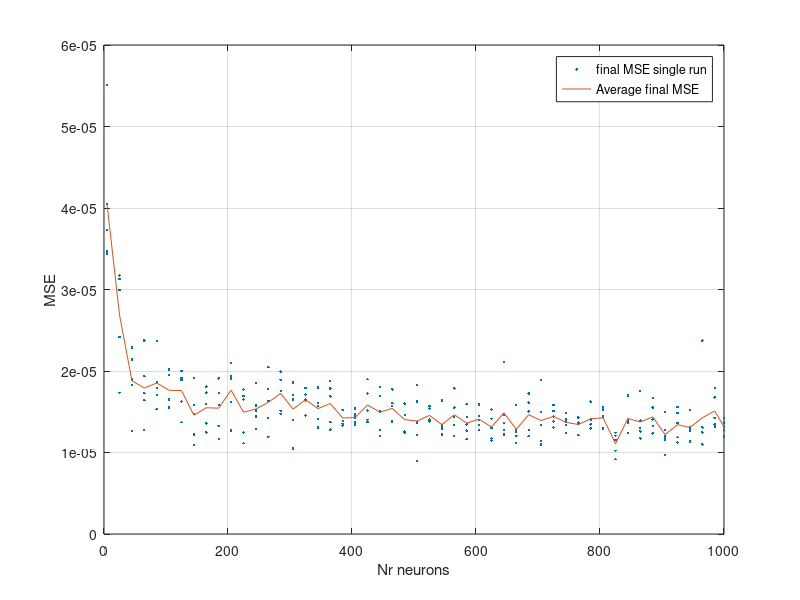

The MATLAB source for this figure:
clear all 
close all
a1=load('nnglobalsessionupto565.mat');
a2=load('nnglobalsession565to645.mat');

a3=load('nnglobalsession645845.mat');
a4=load('nnglobalsession865andup.mat');
a5=load('nnglobalsession1000.mat');
neval=3001;
El=a1.El;
El=[El;a2.El(6:end,:);a3.El(6:end,:);a4.El;a5.El];
El(:,2)=El(:,2)/neval;
Elmean=[];

k=0;
n_prev=El(1,1);
m=0;
i=1;
variance =[];
while i<size(El,1)
   q=find(El(:,1)==El(i,1));
   r=El(q,:);
   Elmean=[Elmean; mean(r,1)];
   variance=[variance;El(i,1),var(r(:,2))];
   i=q(end)+1;
   dummy=2;
end

figure('Position',[10,10,1200,400]);
plot(El(:,1),El(:,2),'.')
hold on 
plot(Elmean(:,1),Elmean(:,2));
grid on
xlabel('Nr neurons')
ylabel('MSE')
legend('final MSE single run','Average final MSE');
saveas(gcf,'Report/plots/nnopti.eps','epsc');